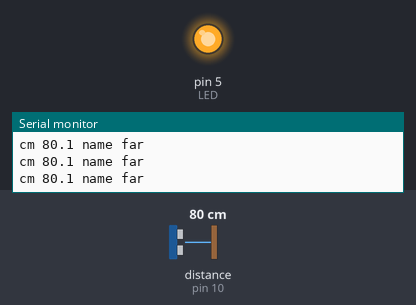
Recording of a sketch running on a simulated Arduino Nano, built with avr-gcc and run on an emulated ATmega328P. On the bench: output pins drawn as LEDs (lit = HIGH), the last lines printed to the serial monitor. Wiring (inferred from the names in the program): ultrasonic range finder: trigger pin 9; echo pin 10. The inputs (shaded band) are chosen by the test bench; at power-on: distance to the obstacle (sensor on pin 10) 80 cm. The echo pulse lasts 58.3 µs per cm; pins used as bus, display or sensor lines are not drawn.

Above: at 1.2 s.
1.3 s: distance to the obstacle (sensor on pin 10) set to 2 cm
At 1.77 s:
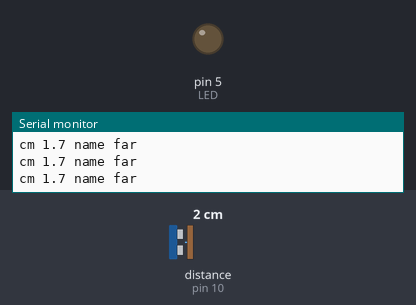
4.2 s: distance to the obstacle (sensor on pin 10) set to 32 cm
6.7 s: distance to the obstacle (sensor on pin 10) set to 40 cm
At 8.4 s:
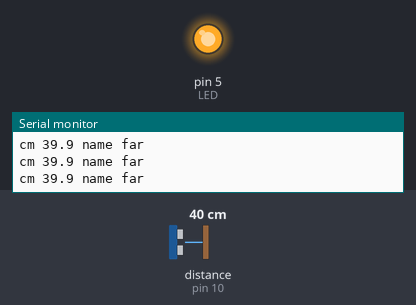
Timing chart, 0 to 15.7 s (numbered marks = the images above; inputs shaded):
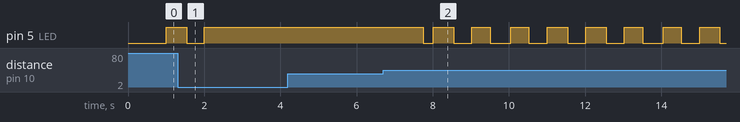

The sketch:

names-distance.ino
```cpp
// names-distance.ino: the standalone Nano sketch for The Doorman.

const int TRIG = 9;          // sensor TRIG to D9
const int ECHO = 10;         // sensor ECHO to D10
const int LED = 5;           // LED long leg to D5, short leg through a 220 ohm resistor to GND

enum Band { BELOW, BETWEEN, ABOVE };

struct Row {
  const char* name;
  Band band;
  float lower;
  float upper;
  float gap;
  unsigned long holdMs;
};

// LINE and GAP are in cm. Holds are independent and start when each row wins.
Row rows[] = {
  // name      band      lower  upper  GAP  hold
  { "near",    BELOW,       0,     30,   5, 1000UL },
  { "far",     BETWEEN,    30,    100,   5, 1000UL },
  { "nobody",  ABOVE,     100,      0,   5, 5000UL },
};
const int ROWS = sizeof(rows) / sizeof(rows[0]);

int current = -1;
int candidate = -1;
unsigned long candidateSince = 0;

void setup() {
  Serial.begin(115200);
  pinMode(TRIG, OUTPUT);
  pinMode(ECHO, INPUT);
  pinMode(LED, OUTPUT);
}

bool rowIsTrue(const Row& row, float cm, bool active) {
  if (!active) {
    if (current < 0) {
      if (row.band == BELOW) return cm < row.upper;
      if (row.band == BETWEEN) return cm >= row.lower && cm <= row.upper;
      return cm > row.lower;
    }

    if (row.band == BELOW) return cm < row.upper - row.gap;
    if (row.band == BETWEEN) {
      if (current == 0) {
        return cm > row.lower + row.gap && cm <= row.upper + row.gap;
      }
      if (current == ROWS - 1) {
        return cm >= row.lower - row.gap && cm < row.upper - row.gap;
      }
      return cm > row.lower + row.gap && cm < row.upper - row.gap;
    }
    return cm > row.lower + row.gap;
  }

  if (row.band == BELOW) return cm <= row.upper + row.gap;
  if (row.band == BETWEEN) {
    return cm >= row.lower - row.gap && cm <= row.upper + row.gap;
  }
  return cm >= row.lower - row.gap;
}

int winningRow(float cm) {
  for (int i = 0; i < ROWS; i++) {
    if (rowIsTrue(rows[i], cm, current == i)) return i;
  }
  return -1;
}

void updateName(float cm, unsigned long now) {
  const int winner = winningRow(cm);
  if (winner < 0 || winner == current) {
    candidate = -1;
    return;
  }

  if (winner != candidate) {
    candidate = winner;
    candidateSince = now;
  }

  if (now - candidateSince >= rows[candidate].holdMs) {
    current = candidate;
    candidate = -1;
  }
}

void answer(unsigned long now) {
  if (current == 0) {
    digitalWrite(LED, HIGH);
  } else if (current == 1) {
    digitalWrite(LED, (now / 500UL) % 2 == 0 ? HIGH : LOW);
  } else {
    digitalWrite(LED, LOW);
  }
}

void loop() {
  digitalWrite(TRIG, LOW);
  delayMicroseconds(2);
  digitalWrite(TRIG, HIGH);                     // a 10 microsecond ping
  delayMicroseconds(10);
  digitalWrite(TRIG, LOW);
  unsigned long us = pulseIn(ECHO, HIGH, 30000);
  float cm = us ? us / 58.0 : 400.0;            // no echo back: call it far away
  unsigned long now = millis();

  updateName(cm, now);
  answer(now);

  Serial.print("cm ");
  Serial.print(cm, 1);
  Serial.print(" name ");
  Serial.println(current < 0 ? "starting" : rows[current].name);

  delay(50);
}
```

Measured:
- the behaviour switches between 35 and 36 cm on distance to the obstacle (sensor on pin 10) (found by bisection; images 1 and 2)
- after the input at 1.3 s, pin 5 (LED): goes on until 2.0 s, then stays HIGH
- after the input at 6.7 s, pin 5 (LED): HIGH → LOW after 1.0 s, then repeats every 1.0 s: HIGH 0.53 s, LOW 0.48 s
